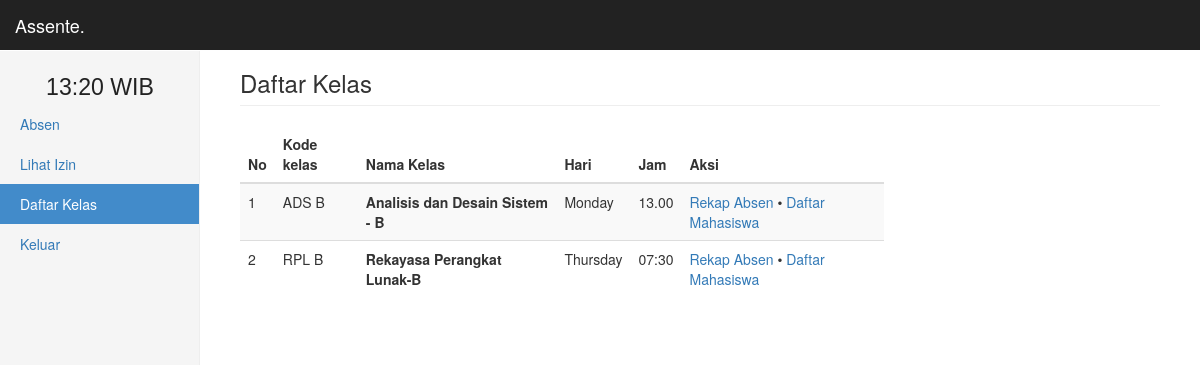
The app's page /kelas (signed in) with its own data.
### tables this page shows
CREATE TABLE `referensi_kls` (
  `id_rkls` int(11) NOT NULL,
  `id_kelas` varchar(5) NOT NULL,
  `id_user` varchar(5) NOT NULL,
  `lvl` varchar(10) NOT NULL
);

CREATE TABLE `kelas` (
  `id_kelas` varchar(4) NOT NULL,
  `kode_kls` varchar(15) NOT NULL,
  `id_mk` varchar(5) NOT NULL,
  `nama_kls` varchar(70) NOT NULL,
  `ruangan` varchar(50) NOT NULL,
  `jadwal_hari` varchar(30) NOT NULL,
  `jam` varchar(20) NOT NULL
);

### view/adm/kelas.php (the view, shortened to what this page needs)
<h3 class='page-header'>Daftar Kelas</h3>
    <div class='table-resfponsive'>
    <?php
        if (isset($_GET['id_adm'])) {
            if ($_GET['id_adm']!=="") {
                $id_user=$_GET['id_adm'];
                include './view/adm/rekap.php';
            } else {
                header("location:admin");
            }
        } else {
$q = "SELECT * FROM kelas NATURAL JOIN referensi_kls WHERE id_user = '$_SESSION[id]'";
$cek_page = $conn->query($q);
if ($cek_page->num_rows != 0) {
    if ($r = $conn->query($q)) {
    if ($r->num_rows!==0) {
            echo "<table class='table table-striped' style='width:70%'>
                    <thead>
                        <tr>
                            <th>No</th>
                            <th>Kode kelas</th>
                            <th>Nama Kelas</th>
                            <th>Hari</th>
                            <th>Jam</th>
                            <th>Aksi</th>
                        </tr>
                    </thead>
                    <tbody>";
                    $query_siswa = $conn->query($q);
                    $no=0;
                    while ($get_siswa = $query_siswa->fetch_assoc()) {
                        $name = $get_siswa['kode_kls'];
                        $hari = $get_siswa['jadwal_hari'];
                        $jam = $get_siswa['jam'];
                        $school = $get_siswa['nama_kls'];
                        $no++;
                        echo "<tr>
                                <td>$no</td>
                                <td>$name</td>
                                <td><strong>$school</strong></td>
                                <td>$hari</td>
                                <td>$jam</td>
                                <td><a href='kelas&id_adm=$name' title='Edit $name'>Rekap Absen</a> &bullet;
                                <a href='kelasku1&id_adm=$name' title='Edit $name'>Daftar Mahasiswa</a></td>
                            </tr>";
                    }
                    echo "</tbody></table>";
                    } else {
                        echo "<hr />";
                    }
                } else {
                    echo "<div class='alert alert-danger'><strong>Terjadi kesalahan.</strong></div>";
                }
            } else {
                echo "<div class='alert alert-danger'><strong>Tidak ada data untuk ditampilkan</strong></div>";
            }
        }
     ?>
</div>
<script src="lib/js/sweetalert2.min.js"></script> <link rel="stylesheet" type="text/css" href="lib/js/sweetalert2.css">

### records on screen
referensi_kls: id_kelas.kode_kls "ADS B", id_kelas.nama_kls "Analisis dan Desain Sistem - B", id_kelas.jadwal_hari "Monday", id_kelas.jam "13.00"
referensi_kls: id_kelas.kode_kls "RPL B", id_kelas.nama_kls "Rekayasa Perangkat Lunak-B", id_kelas.jadwal_hari "Thursday", id_kelas.jam "07:30"

### other values on screen
$name[$i] "Absen"
$name[$i] "Lihat Izin"
$name[$i] "Daftar Kelas"
$name[$i] "Keluar"
